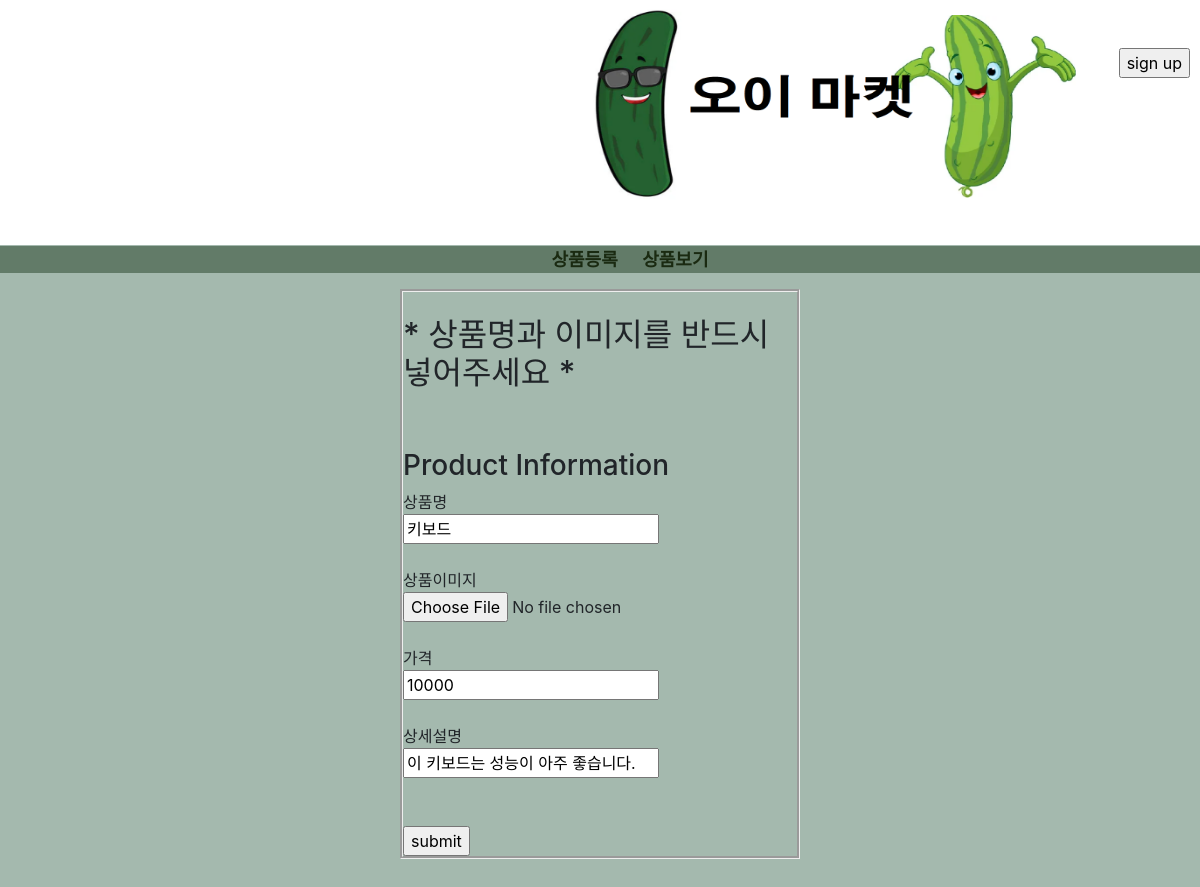
Page /edit_product/2 on the committed database.
### app.py (models this page shows, shortened)
class PRODUCT(db.Model):
    productCode = db.Column(db.Integer, primary_key=True, unique=True, autoincrement=True)
    productName = db.Column(db.String(200))
    productPicture = db.Column(db.String(200))
    productPrice = db.Column(db.Integer)
    productInfo = db.Column(db.Text)
    productState = db.Column(db.String(50))
    productSeller = db.Column(db.String(200))

### app.py (the view)
@app.route('/edit_product/<productCode>', methods=['GET','POST'])
def edit_product(productCode):
    product=PRODUCT.query.filter_by(productCode=productCode).first()
    return render_template('edit_product.html', productCode=productCode, productName = product.productName, productPrice=product.productPrice, productPicture=product.productPrice, productInfo = product.productInfo)

### templates/edit_product.html (shortened to what this page needs)
<!DOCTYPE html>
<html>
<head>
    <link rel="stylesheet" href="https://maxcdn.bootstrapcdn.com/bootstrap/4.0.0/css/bootstrap.min.css">
    <link rel="stylesheet" href="{{ url_for('static', filename = 'index.css') }}">
    <link rel="stylesheet" href="{{ url_for('static', filename = 'add_user.css') }}">
    </head>
    <body>
        <header>
            <a href='{{ url_for('index') }}'>
                    <img class='logo' src="{{ url_for('static', filename = 'logo.png')}}" style="width:500px; height:200px" >
                </a>
                <br><br>
            {%if 'userID' not in session%}
            <div class='sign_btn'>
                <input type='button' value='sign up' class='button' onclick="location.href='{{url_for('add_user')}}'">
            </div>
            {%else%}
            <div>
                <div class='user_profile'>Welcome! <b>{{session['userID']}}</b>님</div>
                <input class='logout'type='button' value='log out' onclick="location.href='{{url_for('log_out')}}'">
            {%endif%}
        </header>
        <br><br><br><br>
        <nav>
            <ul class='category'>
                <li class='menu'><a id='menu_font' href="{{ url_for('add_product') }}" style = "color:rgb(26, 42, 17)">상품등록</a></li>
                <li class='menu'><a id='menu_font' href="{{ url_for('show_product') }}" style = "color:rgb(26, 42, 17)">상품보기</a></li>
            </ul>
        </nav>
        <form action="{{ url_for('update', productCode = productCode)}}" method="POST" enctype="multipart/form-data" style="margin-left: 400px; margin-right: 400px; border-style: groove;">
            <br>
            <h2>* 상품명과 이미지를 반드시 넣어주세요 *</h2>
            <br><br>
            <h3>Product Information</h3>
            상품명<br/>
            <input type="text" name="productName" value="{{productName}} "><br><br>
            상품이미지 <br>
            <input type="file" name="productPicture" accept=".jpg, .jpeg, .png, .JPG, .jfif"><br><br>
            가격 <br>
            <input type="text" name="productPrice" value="{{productPrice}}"><br><br>
            상세설명 <br>
            <input type="text" name="productInfo" value="{{productInfo}}"><br><br>
            <br>
            <input type="submit" value="submit" /><br>
        </form>
    </body>
</html>

### static/index.css (style rules this page uses)
header { width: 100%; position: absolute; top: 0; left: 0; height: 245px; background-color: rgb(255, 255, 255); margin: 0; padding: 0; }
body { height: 3000px; background-color: rgb(164, 185, 174) }
.logo { height: 90%; width: 20%; left: 25%; position: absolute; margin-left: 280px; padding: 0; }
.sign_btn { position: absolute; right: 10px; }
.category { text-align: center; margin-top: 150px; background-color: rgb(98, 123, 104); }
.menu { display: inline-block; margin-left: 20px; }
#menu_font { font-size: large; font-weight: bold; color: black; }
img { width: 100px; height: 100px; }

### rows in the picture
PRODUCT: productName "키보드", productPrice "10000", productInfo "이 키보드는 성능이 아주 좋습니다."
